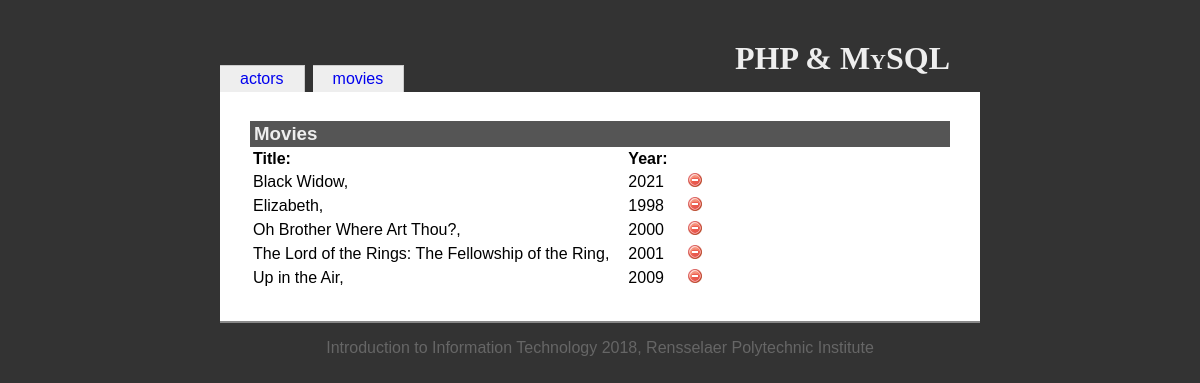
Page /inclassexample/movies.php on the committed database.
### tables this page shows
CREATE TABLE `movies` (
  `movieid` int(10) UNSIGNED NOT NULL,
  `title` varchar(100) NOT NULL,
  `year` char(4) DEFAULT NULL
);

### inclassexample/movies.php (the view, shortened to what this page needs)
<?php
include('includes/init.inc.php');
include('includes/functions.inc.php');
include('includes/head.inc.php');
?>
<h1>PHP &amp; MySQL</h1>
<?php include('includes/menubody.inc.php'); ?>
<h3>Movies</h3>
<table id="moviesTable">
    <?php
    $dbOk = false;
    @$db = new mysqli('localhost', 'root', 'j0000rdyn!', 'iit');
    if ($db->connect_error) {
        echo '<div class="messages">Could not connect to the database. Error: ';
        echo $db->connect_errno . ' - ' . $db->connect_error . '</div>';
    } else {
        $dbOk = true;
    }
    if ($dbOk) {
        $query = 'SELECT * FROM movies ORDER BY title';
        $result = $db->query($query);
        $numRecords = $result->num_rows;
        if ($numRecords > 0) {
            echo '<tr><th>Title:</th><th>Year:</th><th></th></tr>';
            for ($i = 0; $i < $numRecords; $i++) {
                $record = $result->fetch_assoc();
                if ($i % 2 == 0) {
                    echo "\n" . '<tr id="movie-' . $record['movieid'] . '"><td>';
                } else {
                    echo "\n" . '<tr class="odd" id="movie-' . $record['movieid'] . '"><td>';
                }
                echo htmlspecialchars($record['title']) . ', ';
                echo '</td><td>';
                echo htmlspecialchars($record['year']);
                echo '</td><td>';
                echo '<img src="resources/delete.png" class="deleteMovie" width="16" height="16" alt="delete movie"/>';
                echo '</td></tr>';
            }
        } else {
            echo '<tr><td colspan="3">No movies found</td></tr>';
        }
    }
    ?>
</table>
<?php include('includes/foot.inc.php'); ?>

### inclassexample/resources/iit.css (style rules this page uses)
body { font-family: Georgia, Arial, Helvetica, sans-serif; color: black; background-color: #333; margin: 0; padding: 0; }
h1 { position: relative; top: 20px; text-align: right; margin: 20px 30px 0 0; font-family: Palatino, Times New Roman, Times, serif; font-variant: small-caps; }
h3 { margin: 1em 0 0 0; background-color: #555; color: #eee; padding: 2px 4px; }
table { margin: 0; }
th { text-align: left; padding-right: 1em; }
td { padding-right: 1em; }

### rows in the picture
movies: title "Black Widow", year "2021"
movies: title "Elizabeth", year "1998"
movies: title "Oh Brother Where Art Thou?", year "2000"
movies: title "The Lord of the Rings: The Fellowship of the Ring", year "2001"
movies: title "Up in the Air", year "2009"

### other values in the picture
$value "actors"
$value "movies"
